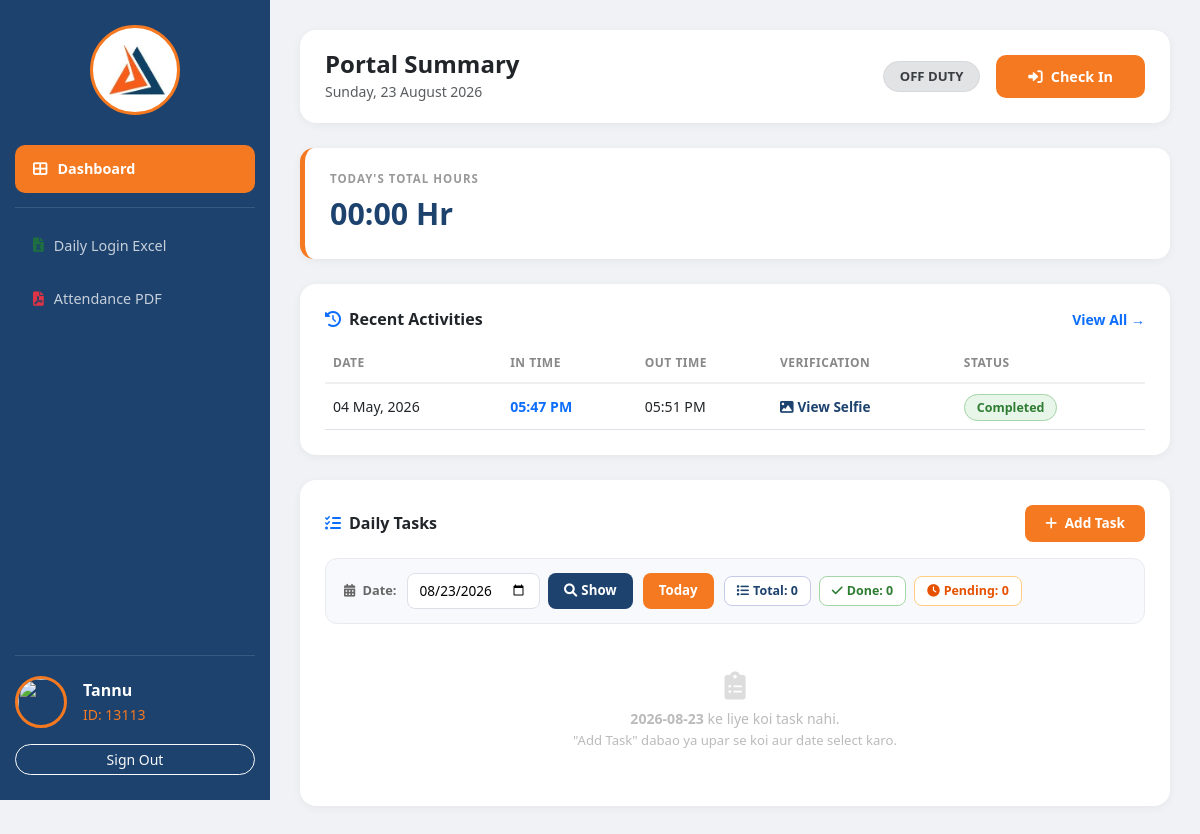
The app's page /dashboard (signed in) with its own data.
### Back-end/app.py (models this page shows)
class User(UserMixin, db.Model):
    id = db.Column(db.Integer, primary_key=True)
    username = db.Column(db.String(80), unique=True, nullable=False)
    email = db.Column(db.String(120), unique=True, nullable=False)
    password = db.Column(db.String(80), nullable=False)
    first_name = db.Column(db.String(80))
    last_name = db.Column(db.String(80))
    emp_id = db.Column(db.String(50), unique=True)
    dob = db.Column(db.String(20))
    role = db.Column(db.String(20), default='employee')
    status = db.Column(db.String(20), default='pending')
    created_at = db.Column(db.DateTime, default=datetime.now)

class Attendance(db.Model):
    id = db.Column(db.Integer, primary_key=True)
    user_id = db.Column(db.Integer, db.ForeignKey('user.id'))
    emp_full_name = db.Column(db.String(160))
    check_in = db.Column(db.DateTime, default=datetime.now)
    check_out = db.Column(db.DateTime, nullable=True)
    location_in = db.Column(db.String(255))
    location_out = db.Column(db.String(255))
    selfie = db.Column(db.String(255))
    total_seconds = db.Column(db.Integer, default=0)

### Back-end/app.py (the view)
@app.route('/dashboard')
@login_required
def dashboard():
    today_date = datetime.now().date()
    yesterday_date = today_date - timedelta(days=1)
    week_start = today_date - timedelta(days=7)
    date_display = datetime.now().strftime("%A, %d %B %Y")
    if current_user.role == 'admin':
        logs = Attendance.query.order_by(Attendance.id.desc()).all()
        pending_users = User.query.filter_by(status='pending').all()
        return render_template('admin_dashboard.html', logs=logs, pending=pending_users, today=date_display)
    t_logs = Attendance.query.filter(
        Attendance.user_id == current_user.id,
        func.date(Attendance.check_in) == today_date
    ).all()
    y_logs = Attendance.query.filter(
        Attendance.user_id == current_user.id,
        func.date(Attendance.check_in) == yesterday_date
    ).all()
    w_logs = Attendance.query.filter(
        Attendance.user_id == current_user.id,
        func.date(Attendance.check_in) >= week_start
    ).all()
    stats = {
        'today': calculate_hours(t_logs),
        'yesterday': calculate_hours(y_logs),
        'weekly': calculate_hours(w_logs)
    }
    recent_activity = Attendance.query.filter_by(
        user_id=current_user.id
    ).order_by(Attendance.id.desc()).limit(10).all()
    active_session = Attendance.query.filter_by(
        user_id=current_user.id, check_out=None
    ).first()
    task_filter_date = request.args.get('task_date', str(today_date))
    tasks = Task.query.filter_by(
        user_id=current_user.id
    ).filter(
        Task.due_date == task_filter_date
    ).order_by(Task.created_at.desc()).all()
    all_task_dates = db.session.query(Task.due_date).filter_by(
        user_id=current_user.id
    ).filter(Task.due_date != None, Task.due_date != '').distinct().order_by(Task.due_date.desc()).all()
    all_task_dates = [d[0] for d in all_task_dates]
    return render_template('emp_dashboard.html',
        logs=recent_activity,
        active=active_session,
        stats=stats,
        today_date=date_display,
        tasks=tasks,
        task_filter_date=task_filter_date,
        all_task_dates=all_task_dates,
        today_str=str(today_date)
    )

### Front-end/templates/emp_dashboard.html (shortened to what this page needs)
<!DOCTYPE html>
<html lang="en">
<head>
    <link href="https://cdn.jsdelivr.net/npm/bootstrap@5.3.0/dist/css/bootstrap.min.css" rel="stylesheet">
    <link rel="stylesheet" href="https://cdnjs.cloudflare.com/ajax/libs/font-awesome/6.0.0/css/all.min.css">
</head>
<body>
<div class="sidebar">
    <div class="logo-round">
        <img src="{{ url_for('static', filename='logo.png') }}" alt="KVON">
    </div>
    <nav>
        <a href="/dashboard" class="nav-item active-nav">
            <i class="fa fa-th-large"></i> Dashboard
        </a>
        <div class="nav-divider"></div>
        <a href="/download/excel" class="nav-item">
            <i class="fa fa-file-excel" style="color:#1d6f42"></i> Daily Login Excel
        </a>
        <a href="/download/pdf" class="nav-item">
            <i class="fa fa-file-pdf" style="color:#dc3545"></i> Attendance PDF
        </a>
    </nav>
    <div class="profile-bottom">
        <div class="d-flex align-items-center mb-3">
            <img src="https://cdn-icons-png.flaticon.com/512/3135/3135715.png" class="profile-img-gol me-3">
            <div>
                <div class="fw-bold text-white">{{ current_user.first_name }}</div>
                <small style="color: var(--kvon-orange);">ID: {{ current_user.emp_id }}</small>
            </div>
        </div>
        <a href="/logout" class="btn btn-sm btn-outline-light w-100 rounded-pill">Sign Out</a>
    </div>
</div>
<div class="main-content">
    <div class="header-card">
        <div>
            <h4 class="fw-bold mb-0 text-dark">Portal Summary</h4>
            <small class="text-muted">{{ today_date }}</small>
        </div>
        <div class="d-flex align-items-center gap-3">
            {% if active %}
                <span class="badge px-3 py-2 rounded-pill"
                    style="background:#d4edda;color:#155724;border:1px solid #c3e6cb;font-size:0.82rem;">
                    ON DUTY
                </span>
                <button onclick="handlePunch()" class="btn-checkout">
                    <i class="fa fa-sign-out-alt me-2"></i>Check Out
                </button>
            {% else %}
                <span class="badge px-3 py-2 rounded-pill"
                    style="background:#e2e3e5;color:#383d41;border:1px solid #d6d8db;font-size:0.82rem;">
                    OFF DUTY
                </span>
                <button onclick="handlePunch()" class="btn-checkin">
                    <i class="fa fa-sign-in-alt me-2"></i>Check In
                </button>
            {% endif %}
        </div>
    </div>
    <div class="stats-card">
        <div class="stats-label">Today's Total Hours</div>
        <div class="stats-value">{{ stats.today }}</div>
    </div>
    <div class="table-card">
        <div class="d-flex justify-content-between align-items-center mb-3">
            <h6 class="fw-bold mb-0">
                <i class="fa fa-clock-rotate-left me-2 text-primary"></i>Recent Activities
            </h6>
            <a href="/my-attendance" class="text-primary small fw-bold text-decoration-none">View All →</a>
        </div>
        <div class="table-responsive">
            <table class="table table-hover mb-0">
                <thead>
                    <tr>
                        <th>Date</th>
                        <th>In Time</th>
                        <th>Out Time</th>
                        <th>Verification</th>
                        <th>Status</th>
                    </tr>
                </thead>
                <tbody>
                    {% for log in logs %}
                    <tr>
                        <td class="fw-medium">{{ log.check_in.strftime('%d %b, %Y') }}</td>
                        <td class="fw-bold text-primary">{{ log.check_in.strftime('%I:%M %p') }}</td>
                        <td>{{ log.check_out.strftime('%I:%M %p') if log.check_out else '--:--' }}</td>
                        <td>
                            <a href="/static/uploads/{{ log.selfie }}" target="_blank" class="selfie-link">
                                <i class="fa fa-image me-1"></i>View Selfie
                            </a>
                        </td>
                        <td>
                            {% if log.check_out %}
                                <span class="badge-done">Completed</span>
                            {% else %}
                                <span class="badge-ongoing">Ongoing</span>
                            {% endif %}
                        </td>
                    </tr>
                    {% endfor %}
                </tbody>
            </table>
        </div>
    </div>
    <div class="task-card">
        <div class="d-flex justify-content-between align-items-center mb-3">
            <h6 class="fw-bold mb-0">
                <i class="fa fa-list-check me-2 text-primary"></i>Daily Tasks
            </h6>
            <button class="btn-add-toggle" onclick="toggleTaskForm()">
                <i class="fa fa-plus me-1"></i> Add Task
            </button>
        </div>
        <div class="task-filter-bar">
            <label><i class="fa fa-calendar-days me-1"></i> Date:</label>
            <form method="GET" action="/dashboard"
                style="display:flex;align-items:center;gap:8px;flex-wrap:wrap;margin:0;">
                <input type="date" name="task_date"
                    value="{{ task_filter_date }}"
                    max="{{ today_str }}">
                <button type="submit" class="btn-filter">
                    <i class="fa fa-magnifying-glass me-1"></i> Show
                </button>
            </form>
            <a href="/dashboard?task_date={{ today_str }}"
               class="btn-filter {% if task_filter_date == today_str %}active-date{% endif %}">
               Today
            </a>
            <div class="task-mini-stats">
                <span class="mini-stat total">
                    <i class="fa fa-list me-1"></i>Total: {{ tasks|length }}
                </span>
                <span class="mini-stat mdone">
                    <i class="fa fa-check me-1"></i>Done: {{ tasks|selectattr('status','equalto','done')|list|length }}
                </span>
                <span class="mini-stat mpend">
                    <i class="fa fa-clock me-1"></i>Pending: {{ tasks|selectattr('status','equalto','pending')|list|length }}
                </span>
            </div>
        </div>
        {% if tasks %}
            <p class="text-muted small mb-3">
                <i class="fa fa-calendar me-1"></i>
                Showing tasks for <strong>{{ task_filter_date }}</strong>
            </p>
            {% for task in tasks %}
            <div class="task-item {% if task.status == 'done' %}done-item{% endif %}">
                <a href="/task/toggle/{{ task.id }}"
                   class="task-checkbox {% if task.status == 'done' %}checked{% endif %}"
                   title="Mark as {{ 'pending' if task.status == 'done' else 'done' }}">
                    {% if task.status == 'done' %}
                        <i class="fa fa-check" style="font-size:0.7rem;"></i>
                    {% endif %}
                </a>
                <div style="flex:1;min-width:0;">
                    <div class="task-title {% if task.status == 'done' %}striked{% endif %}">
                        {{ task.title }}
                    </div>
                    {% if task.description %}
                        <div class="task-desc">{{ task.description }}</div>
                    {% endif %}
                    <div class="task-meta">
                        {% if task.due_date %}
                            <span><i class="fa fa-calendar me-1"></i>{{ task.due_date }}</span>
                        {% endif %}
                        {% if task.due_time %}
                            <span><i class="fa fa-clock me-1"></i>{{ task.due_time }}</span>
                        {% endif %}
                        {% if task.status == 'done' %}
                            <span class="badge-done" style="font-size:0.72rem;">Done</span>
                        {% else %}
                            <span class="badge-pending" style="font-size:0.72rem;">Pending</span>
                        {% endif %}
                    </div>
                </div>
                <a href="/task/delete/{{ task.id }}" class="btn-del-task"
                   onclick="return confirm('Delete this task?')" title="Delete">
                    <i class="fa fa-trash"></i>
                </a>
            </div>
            {% endfor %}
        {% else %}
            <div class="task-empty">
                <i class="fa fa-clipboard-list fa-2x mb-2 d-block" style="color:#ddd;"></i>
                <strong>{{ task_filter_date }}</strong> ke liye koi task nahi.<br>
                <span style="font-size:0.82rem;">
                    "Add Task" dabao ya upar se koi aur date select karo.
                </span>
            </div>
        {% endif %}
    </div>
</div>
</body>
</html>

### records on screen
User: first_name "Tannu", emp_id "13113"
Attendance: check_in "04 May, 2026", check_in "05:47 PM", check_out "05:51 PM", shows "Completed"

### other values on screen
{{ stats.today }} "00:00 Hr"
{{ tasks|length }} "0"
{{ tasks|selectattr('status','equalto','done')|list|length }} "0"
{{ tasks|selectattr('status','equalto','pending')|list|length }} "0"
{{ task_filter_date }} "2026-08-23"
